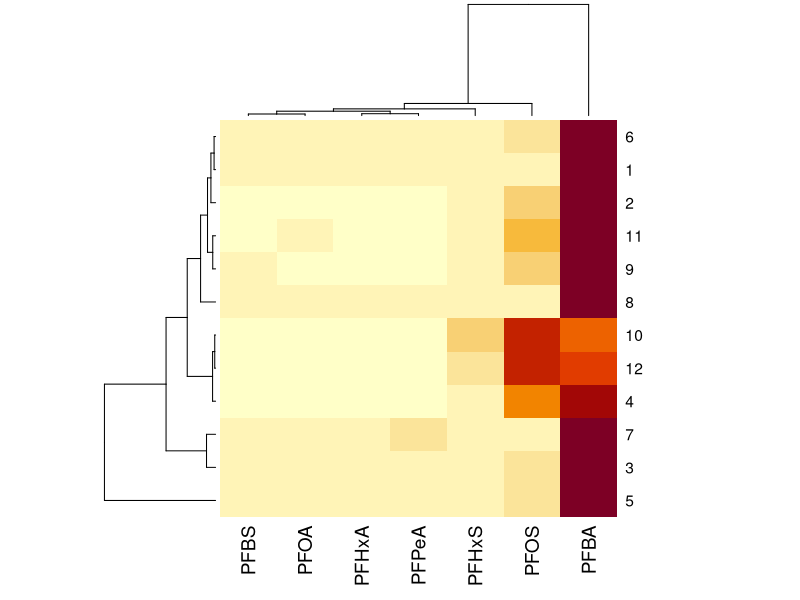
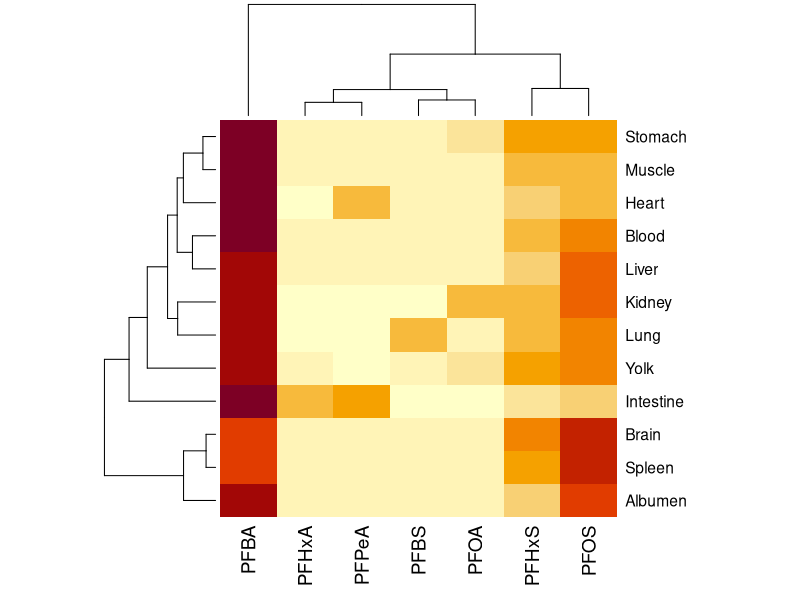
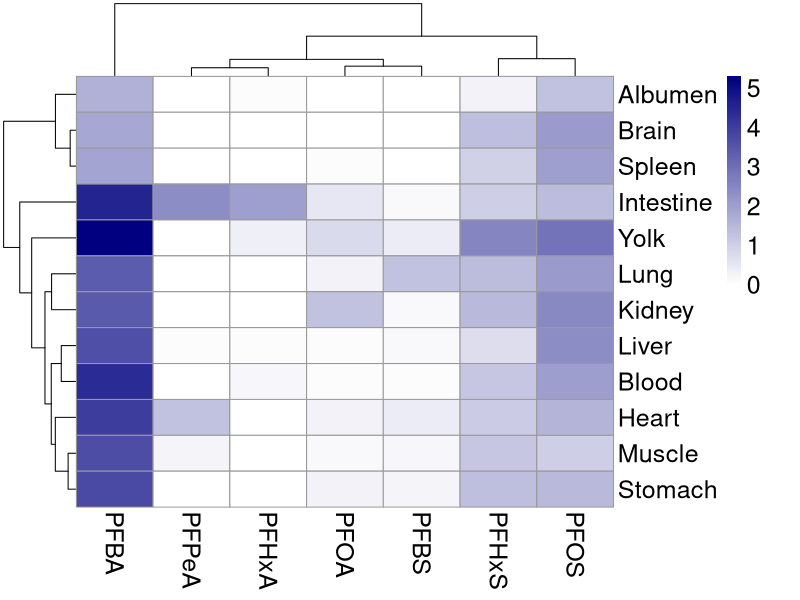

Reproduce these figures in R, in order.
data <- read.csv('data/GY.csv')
dm <- as.matrix(data[,c('PFBA','PFPeA',"PFHxA","PFOA","PFBS","PFHxS",'PFOS')])
heatmap(dm)
dmlog <- log(dm+1)
rownames(dmlog) <- data[,1]
heatmap(dmlog)
par(mar=c(4,4,2,2))
library('pheatmap')
pheatmap(dmlog,color = colorRampPalette(c("white",'navy'))(100),fontsize = 18)
